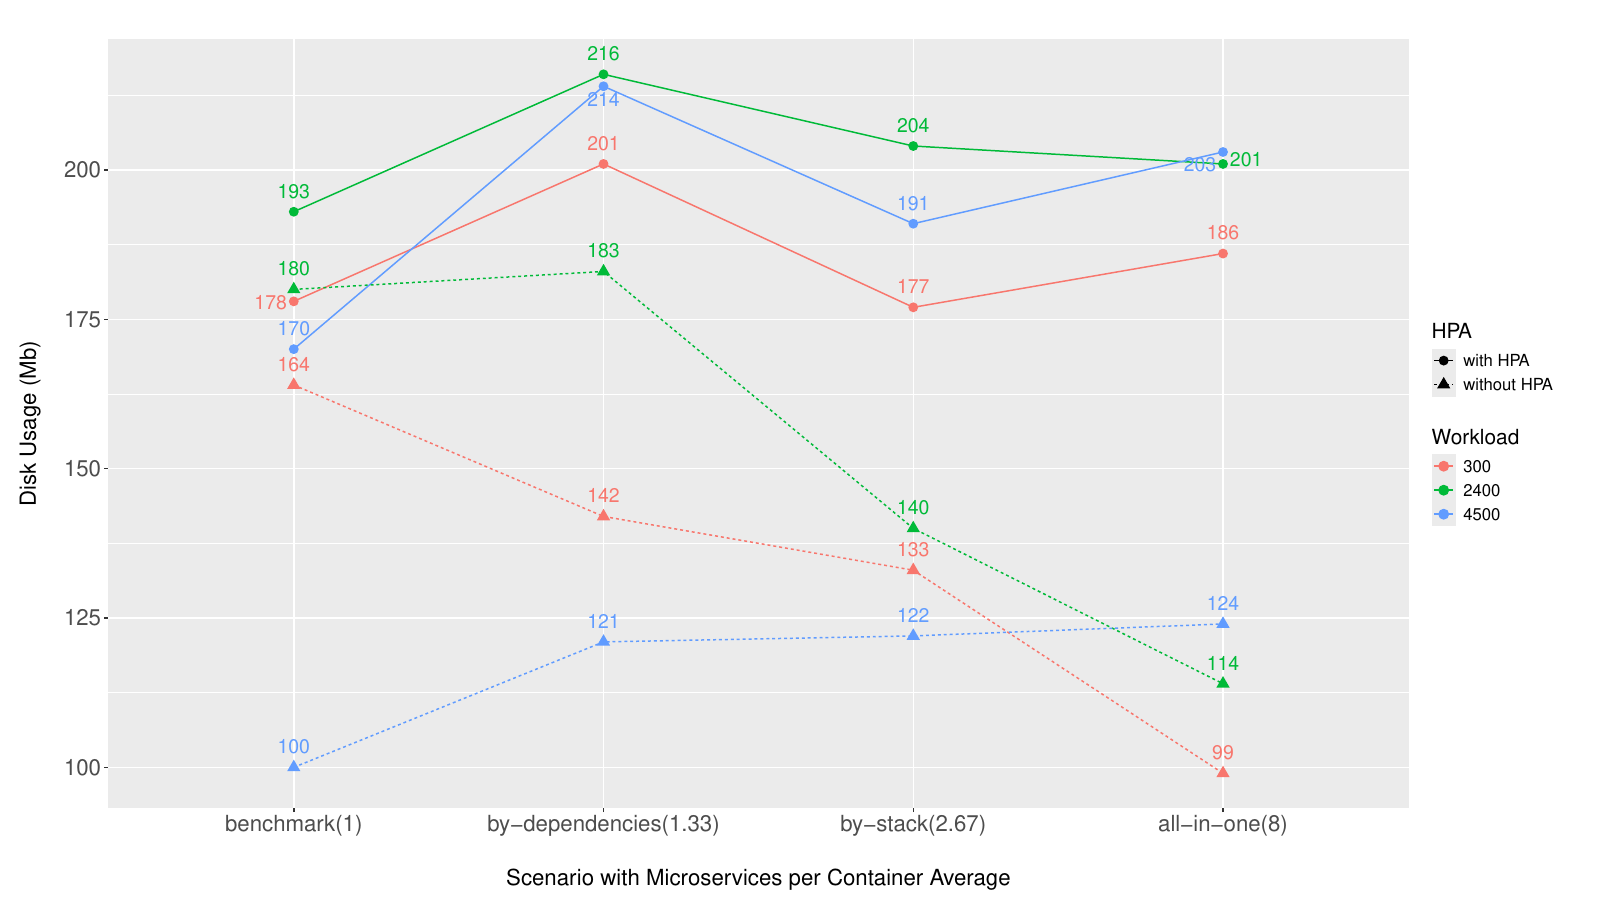

Reproduce this figure in R.
setwd("~/Documentos/Dev/microservices-container-grouping/experiments_results/graphics_and_tables_consolidated/resources")
# Carregar pacotes necessários
library(ggplot2)
library(dplyr)
library(tidyr)
library(ggrepel)

# Criar o dataframe com os dados fornecidos
data_disk <- data.frame(
  workload = c(300, 300, 300, 300, 2400, 2400, 2400, 2400, 4500, 4500, 4500, 4500),
  workload_desc = c("Low (300 users)", "Low (300 users)", "Low (300 users)", "Low (300 users)",
                    "Medium (2400 users)", "Medium (2400 users)", "Medium (2400 users)", "Medium (2400 users)",
                    "High (4500 users)", "High (4500 users)", "High (4500 users)", "High (4500 users)"),
  scenario = c("benchmark", "all-in-one", "by-stack", "by-dependencies",
               "benchmark", "all-in-one", "by-stack", "by-dependencies",
               "benchmark", "all-in-one", "by-stack", "by-dependencies"),
  Microservices_per_Container_Average = c(1.00, 8.00, 2.67, 1.33, 1.00, 8.00, 2.67, 1.33, 1.00, 8.00, 2.67, 1.33),
  Disk_without_HPA = c(164, 99, 133, 142, 180, 114, 140, 183, 100, 124, 122, 121),
  Disk_with_HPA = c(178, 186, 177, 201, 193, 201, 204, 216, 170, 203, 191, 214)
)

# Transformar os dados em formato longo para ggplot
data_long_disk <- data_disk %>%
  pivot_longer(cols = c(Disk_without_HPA, Disk_with_HPA), 
               names_to = "HPA", 
               values_to = "Disk_Mb") %>%
  mutate(HPA = recode(HPA, "Disk_without_HPA" = "without HPA", "Disk_with_HPA" = "with HPA"))

# Criar uma nova coluna combinando cenário e média de microservices por container
data_long_disk <- data_long_disk %>%
  mutate(Scenario_Microservices = paste(scenario, "(", Microservices_per_Container_Average, ")", sep = ""),
         Scenario_Microservices = factor(Scenario_Microservices, levels = unique(Scenario_Microservices[order(Microservices_per_Container_Average)])))


# Gerar o gráfico
fig<-ggplot(data_long_disk, aes(x = Scenario_Microservices, y = Disk_Mb, color = factor(workload), shape = HPA)) +
  geom_point(size = 3) +
  geom_line(aes(linetype = HPA, group = interaction(workload, HPA))) +
  geom_text_repel(aes(label = round(Disk_Mb, 2)), vjust = -1, size = 5, show_guide  = FALSE) +  # Adicionar os valores dos pontos com repel para evitar sobreposição
  labs(
    #title = "Disk Usage with and without HPA vs Scenario with Microservices per Container Average",
       x = "Scenario with Microservices per Container Average",
       y = "Disk Usage (Mb)",
       color = "Workload",
       shape = "HPA",
       linetype = "HPA") +
  theme(plot.title = element_text(hjust = 0.5, vjust = 5, size = 20),
        strip.text = element_text(size= 16),
        plot.margin = unit(c(1,1,1,1), "cm"),
        axis.text = element_text(size = 16),
        #axis.text.x = element_text(angle = -45),
        legend.title = element_text(size = 15),
        legend.text = element_text(size = 12),
        axis.title = element_text(size = 16),
        axis.title.y=element_text(vjust=5),
        axis.title.x=element_text(vjust=-5))




fig
pdf_file = paste("resume_disk_consumption.pdf",sep = "")
pdf(pdf_file, width = 16, height = 9)
print(fig)
dev.off()


